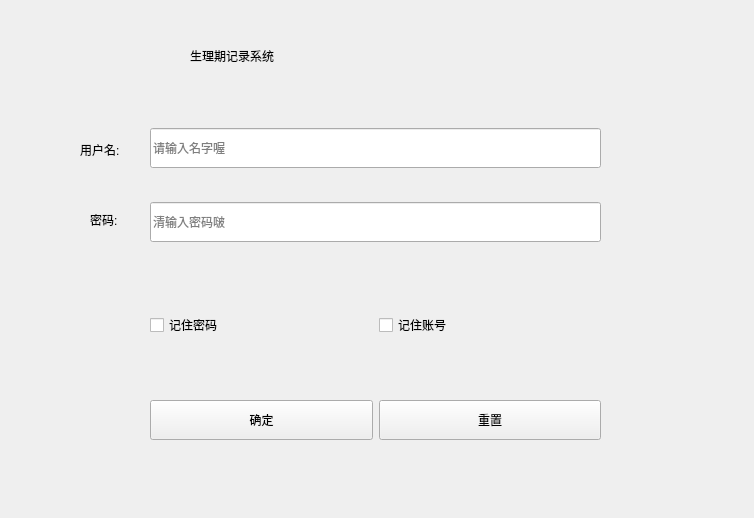
<?xml version="1.0" encoding="UTF-8"?>
<ui version="4.0">
 <class>LoginDlg</class>
 <widget class="QWidget" name="LoginDlg">
  <property name="geometry">
   <rect>
    <x>0</x>
    <y>0</y>
    <width>754</width>
    <height>518</height>
   </rect>
  </property>
  <property name="maximumSize">
   <size>
    <width>754</width>
    <height>518</height>
   </size>
  </property>
  <property name="windowTitle">
   <string>生理期记录系统</string>
  </property>
  <widget class="QLabel" name="lb_LoginTitle">
   <property name="geometry">
    <rect>
     <x>190</x>
     <y>30</y>
     <width>361</width>
     <height>51</height>
    </rect>
   </property>
   <property name="text">
    <string>生理期记录系统</string>
   </property>
  </widget>
  <widget class="QLabel" name="label_2">
   <property name="geometry">
    <rect>
     <x>80</x>
     <y>130</y>
     <width>61</width>
     <height>40</height>
    </rect>
   </property>
   <property name="minimumSize">
    <size>
     <width>0</width>
     <height>40</height>
    </size>
   </property>
   <property name="text">
    <string>用户名:</string>
   </property>
  </widget>
  <widget class="QLabel" name="label_3">
   <property name="geometry">
    <rect>
     <x>90</x>
     <y>200</y>
     <width>41</width>
     <height>40</height>
    </rect>
   </property>
   <property name="minimumSize">
    <size>
     <width>0</width>
     <height>40</height>
    </size>
   </property>
   <property name="text">
    <string>密码:</string>
   </property>
  </widget>
  <widget class="QWidget" name="layoutWidget">
   <property name="geometry">
    <rect>
     <x>150</x>
     <y>100</y>
     <width>451</width>
     <height>171</height>
    </rect>
   </property>
   <layout class="QVBoxLayout" name="verticalLayout">
    <item>
     <widget class="QLineEdit" name="ed_Name">
      <property name="minimumSize">
       <size>
        <width>0</width>
        <height>40</height>
       </size>
      </property>
      <property name="placeholderText">
       <string>请输入名字喔</string>
      </property>
     </widget>
    </item>
    <item>
     <widget class="QLineEdit" name="ed_Passwd">
      <property name="minimumSize">
       <size>
        <width>0</width>
        <height>40</height>
       </size>
      </property>
      <property name="placeholderText">
       <string>清输入密码啵</string>
      </property>
     </widget>
    </item>
   </layout>
  </widget>
  <widget class="QWidget" name="layoutWidget">
   <property name="geometry">
    <rect>
     <x>150</x>
     <y>290</y>
     <width>451</width>
     <height>71</height>
    </rect>
   </property>
   <layout class="QHBoxLayout" name="horizontalLayout">
    <item>
     <widget class="QCheckBox" name="cb_RememberPasswd">
      <property name="minimumSize">
       <size>
        <width>0</width>
        <height>40</height>
       </size>
      </property>
      <property name="text">
       <string>记住密码</string>
      </property>
     </widget>
    </item>
    <item>
     <widget class="QCheckBox" name="cb_RememberName">
      <property name="minimumSize">
       <size>
        <width>0</width>
        <height>40</height>
       </size>
      </property>
      <property name="text">
       <string>记住账号</string>
      </property>
     </widget>
    </item>
   </layout>
  </widget>
  <widget class="QWidget" name="layoutWidget">
   <property name="geometry">
    <rect>
     <x>150</x>
     <y>390</y>
     <width>451</width>
     <height>61</height>
    </rect>
   </property>
   <layout class="QHBoxLayout" name="horizontalLayout_2">
    <item>
     <widget class="QPushButton" name="btn_Ok">
      <property name="minimumSize">
       <size>
        <width>0</width>
        <height>40</height>
       </size>
      </property>
      <property name="text">
       <string>确定</string>
      </property>
     </widget>
    </item>
    <item>
     <widget class="QPushButton" name="btn_Reset">
      <property name="minimumSize">
       <size>
        <width>0</width>
        <height>40</height>
       </size>
      </property>
      <property name="text">
       <string>重置</string>
      </property>
     </widget>
    </item>
   </layout>
  </widget>
 </widget>
 <resources/>
 <connections/>
</ui>
